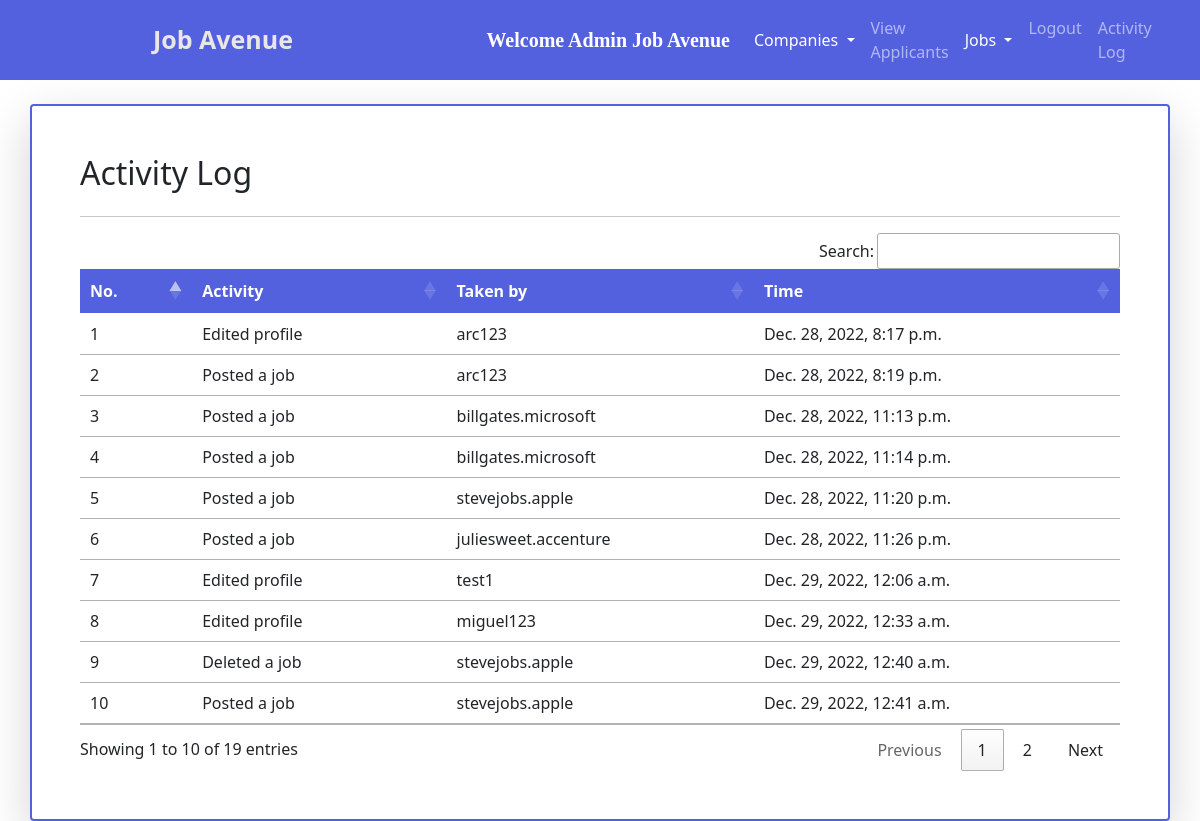
The page /activity_logs/ (signed in) on the database its author committed.
### jobs/models.py (models this page shows, shortened)
class Activity(models.Model):
    action = models.CharField(max_length=50)
    time = models.DateTimeField()
    actor = models.CharField(max_length=50)

### jobs/views.py (the view)
# urls.py: path("activity_logs/",views.activity_logs, name="activity_logs"),
def activity_logs(request):
    if not request.user.is_staff:
        return redirect('/')
    activities = Activity.objects.all()
    return render(request,"activity_logs.html",{'activities':activities})

### jobs/templates/activity_logs.html (shortened to what this page needs)
{% extends 'admin_navbar.html' %}
{% block body %}
{% load static %}
<link href="{% static 'fontawesomefree/css/fontawesome.css' %}" rel="stylesheet" type="text/css">
<link href="{% static 'fontawesomefree/css/brands.css' %}" rel="stylesheet" type="text/css">
<link href="{% static 'fontawesomefree/css/solid.css' %}" rel="stylesheet" type="text/css">
<div class="container mt-4 shadow-lg px-5 py-5 rounded " style="border:2px solid #5361df;">
    <div class="row">
        <div class="form-group col-md-6">
            <h2>Activity Log</h2>
        </div>
    </div>
    <hr>
    <table class="table table-hover" id="example">
        <thead>
            <tr>
                <th>No.</th>
                <th>Activity</th>
                <th>Taken by</th>
                <th>Time</th>
            </tr>
        </thead>
        <tbody>
            {% for activity in activities %}
            <tr>
                <td>{{forloop.counter}}</td>
                <td>{{activity.action}}</td>
                <td>{{activity.actor}}</td>
                <td>{{activity.time}}</td>
            </tr>
            {% endfor %}
        </tbody>
    </table>
</div>
{% endblock %}

### jobs/templates/admin_navbar.html (shortened to what this page needs)
<!doctype html>
<html lang="en">
<head>
  <link href="https://cdn.jsdelivr.net/npm/bootstrap@5.0.2/dist/css/bootstrap.min.css" rel="stylesheet"
>
    <link rel="stylesheet" href="https://cdnjs.cloudflare.com/ajax/libs/font-awesome/5.15.3/css/all.min.css">
  <link rel="stylesheet" href="https://cdn.datatables.net/1.10.25/css/jquery.dataTables.min.css">
  <link rel="stylesheet" href="https://cdn.datatables.net/buttons/1.7.1/css/buttons.dataTables.min.css">
</head>
<body>
  <nav class="navbar navbar-expand-lg navbar-dark">
    <a class="navbar-brand" href="/"><span class="head1" style="margin-left:153px;">Job Avenue</span></a>
    <div class="container w-50">
      <div class="collapse navbar-collapse pull-right" id="navbarSupportedContent">
        <a class="navbar-brand" style="font-weight: bold; font-family: 'Times New Roman', Times, serif;"
          href="#">Welcome {{request.user.get_full_name}}
        </a>
        <ul class="navbar-nav me-auto mb-2 mb-lg-0">
          <div class="collapse navbar-collapse" id="navbarNavDarkDropdown">
            <ul class="navbar-nav">
              <li class="nav-item dropdown">
                <a class="nav-link active dropdown-toggle" href="#" id="navbarDarkDropdownMenuLink" role="button"
                  data-bs-toggle="dropdown" aria-expanded="false">
                  Companies
                </a>
              </li>
            </ul>
          </div>
          <li class="nav-item">
            <a class="nav-link {% block view_applicants %} {% endblock %}" href="/view_applicants/">View Applicants</a>
          </li>
          <div class="collapse navbar-collapse" id="navbarNavDarkDropdown">
            <ul class="navbar-nav">
              <li class="nav-item dropdown">
                <a class="nav-link active dropdown-toggle" href="#" id="navbarDarkDropdownMenuLink" role="button"
                  data-bs-toggle="dropdown" aria-expanded="false">
                  Jobs
                </a>
              </li>
            </ul>
          </div>
          <li class="nav-item" id="nav-item">
            <a class="nav-link pointer">Logout</a>
          </li>
          <li class="nav-item" id="nav-item">
            <a class="nav-link" href="/activity_logs/">Activity Log</a>
          </li>
        </ul>
      </div>
    </div>
  </nav>
  {% block body %}
  {% endblock %}
</body>
</html>

### jobs/templates/admin_navbar.html (style rules this page uses)
.navbar { background-color: #5361df; }
.head1 { color: #e9e7e6; font-size: 25px; font-weight: bold; height: 50px; margin-left: 15px; }
.pull-right { float: right; margin-left: 20px; }
.pointer { cursor: pointer; }

### jobs/templates/activity_logs.html (style rules this page uses)
table { border-collapse: collapse; width: 100%; }
th, td { text-align: left; padding: 8px; }
thead { background-color: #5361df; }
th { color: white; margin-top:10px; }

### rows shown on the page
Activity: action "Edited profile", actor "arc123", time "Dec. 28, 2022, 8:17 p.m."
Activity: action "Posted a job", actor "arc123", time "Dec. 28, 2022, 8:19 p.m."
Activity: action "Posted a job", actor "billgates.microsoft", time "Dec. 28, 2022, 11:13 p.m."
Activity: action "Posted a job", actor "billgates.microsoft", time "Dec. 28, 2022, 11:14 p.m."
Activity: action "Posted a job", actor "stevejobs.apple", time "Dec. 28, 2022, 11:20 p.m."
Activity: action "Posted a job", actor "juliesweet.accenture", time "Dec. 28, 2022, 11:26 p.m."
Activity: action "Edited profile", actor "test1", time "Dec. 29, 2022, 12:06 a.m."
Activity: action "Edited profile", actor "miguel123", time "Dec. 29, 2022, 12:33 a.m."
Activity: action "Deleted a job", actor "stevejobs.apple", time "Dec. 29, 2022, 12:40 a.m."
Activity: action "Posted a job", actor "stevejobs.apple", time "Dec. 29, 2022, 12:41 a.m."

### other values the page prints
{{ request.user.get_full_name }} "Admin Job Avenue"
